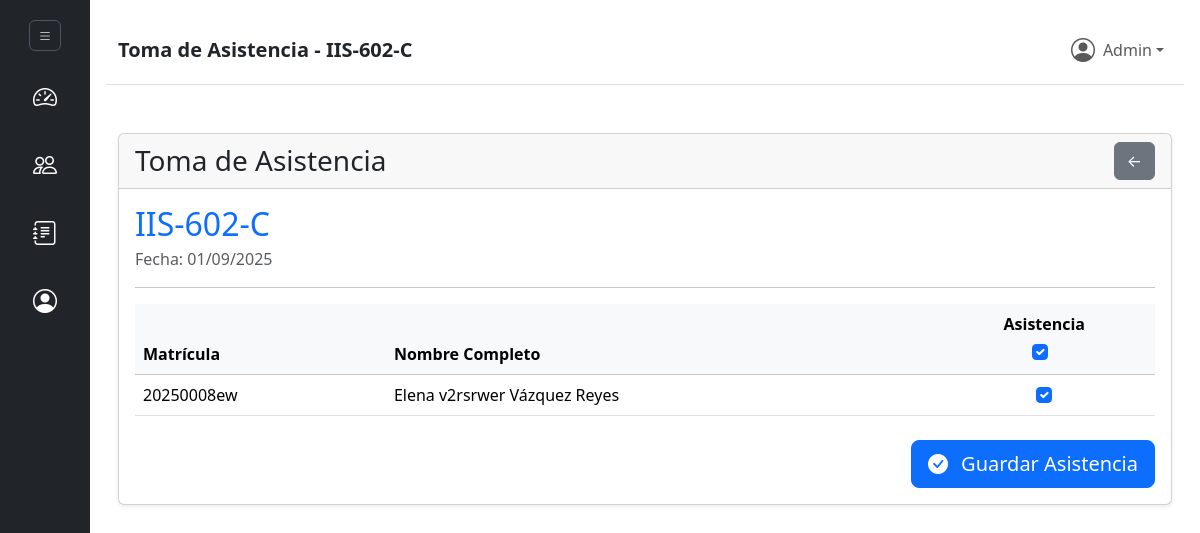
The page /views/asistencia.php?id_grupo=8 (signed in) on the database its author committed.
### tables this page shows
CREATE TABLE `grupos` (
  `id_grupo` int(10) UNSIGNED NOT NULL,
  `nombre` varchar(50) NOT NULL,
  `estatus` tinyint(4) NOT NULL DEFAULT 1 COMMENT '1=Activo, 0=Inactivo',
  `fecha_creacion` timestamp NOT NULL DEFAULT current_timestamp(),
  `fecha_movimiento` timestamp NOT NULL DEFAULT current_timestamp() ON UPDATE current_timestamp(),
  `usuarios_id_usuario_movimiento` int(10) UNSIGNED DEFAULT NULL,
  `usuarios_id_usuario_tutor` int(10) UNSIGNED DEFAULT NULL,
  `carreras_id_carrera` int(10) UNSIGNED NOT NULL,
  `modalidades_id_modalidad` int(10) UNSIGNED NOT NULL
);

CREATE TABLE `alumnos` (
  `id_alumno` int(10) UNSIGNED NOT NULL,
  `matricula` varchar(20) NOT NULL,
  `nombre` varchar(120) NOT NULL,
  `apellido_paterno` varchar(60) NOT NULL,
  `apellido_materno` varchar(60) DEFAULT NULL,
  `estatus` tinyint(4) NOT NULL DEFAULT 1 COMMENT '1=Activo, 0=Inactivo, 2=Egresado, 3=Baja',
  `fecha_creacion` timestamp NOT NULL DEFAULT current_timestamp(),
  `fecha_movimiento` timestamp NOT NULL DEFAULT current_timestamp() ON UPDATE current_timestamp(),
  `usuarios_id_usuario_movimiento` int(10) UNSIGNED DEFAULT NULL,
  `carreras_id_carrera` int(10) UNSIGNED NOT NULL,
  `grupos_id_grupo` int(10) UNSIGNED DEFAULT NULL
);

### controllers/alumnoController.php (called while the page is built, shortened)
<?php
require_once __DIR__ . "/../models/Alumno.php";
class AlumnoController {
    public $alumno;
    public function __construct($conn) {
        $this->alumno = new Alumno($conn);
    }
    ?>
        <?php
    public function getNombreGrupo($id_grupo)
    {
        $sql = "SELECT nombre FROM grupos WHERE id_grupo = :id_grupo";
        $stmt = $this->alumno->conn->prepare($sql);
        $stmt->bindParam(':id_grupo', $id_grupo, PDO::PARAM_INT);
        $stmt->execute();
        $result = $stmt->fetch(PDO::FETCH_ASSOC);
        return $result ? $result['nombre'] : null;
    }
    public function getAlumnosByGrupo($id_grupo)
{
    $query = "SELECT
                a.id_alumno,
                a.matricula,
                CONCAT(a.nombre, ' ', a.apellido_paterno, ' ', a.apellido_materno) as nombre_completo,
                g.nombre as nombre_grupo
              FROM alumnos a
              JOIN grupos g ON a.grupos_id_grupo = g.id_grupo
              WHERE a.grupos_id_grupo = :id_grupo
              ORDER BY a.apellido_paterno, a.apellido_materno, a.nombre";
     $stmt = $this->alumno->conn->prepare($query);
    $stmt->bindParam(":id_grupo", $id_grupo);
    $stmt->execute();
    return $stmt->fetchAll(PDO::FETCH_ASSOC);
}
}
?>

### models/Alumno.php (called while the page is built, shortened)
<?php
class Alumno {
    public function __construct($db = null) {
        $this->conn = $db;
    }
}
?>

### views/asistencia.php (the view, shortened to what this page needs)
<?php
require_once __DIR__ . "/../controllers/authController.php";
require_once __DIR__ . "/../controllers/alumnoController.php";
require_once __DIR__ . "/../controllers/asistenciaController.php";
$id_grupo = (int)$_GET['id_grupo'];
$fecha_consulta = $_GET['fecha'] ?? date('Y-m-d');
$alumnoController = new AlumnoController($conn);
$asistenciaController = new AsistenciaController($conn);
$alumnos_del_grupo = $alumnoController->getAlumnosByGrupo($id_grupo);
$nombre_grupo = $alumnoController->getNombreGrupo($id_grupo) ?? 'Grupo no encontrado';
$asistencias_guardadas = $asistenciaController->asistencia->getAsistenciaPorFechaYGrupo($fecha_consulta, $id_grupo);
$alumnos_presentes_ids = [];
foreach ($asistencias_guardadas as $id_alumno => $estatus) {
    if ($estatus === 1) {
        $alumnos_presentes_ids[] = $id_alumno;
    }
}
$page_title = "Toma de Asistencia - " . htmlspecialchars($nombre_grupo);
include 'objects/header.php';
include 'objects/navbar.php';
?>
<div class="container mt-5">
    <div class="card shadow-sm">
        <div class="card-header d-flex justify-content-between align-items-center">
            <h1 class="h3 mb-0">Toma de Asistencia</h1>
            <button class="btn btn-secondary" onclick="window.history.back();">
    ←
</button>
        </div>
        <div class="card-body">
            <h2 class="card-title text-primary"><?= htmlspecialchars($nombre_grupo) ?></h2>
            <p class="card-subtitle mb-2 text-muted">Fecha: <?= htmlspecialchars(date('d/m/Y', strtotime($fecha_consulta))) ?></p>
            <hr>
            <?php if (empty($alumnos_del_grupo)): ?>
                <div class="alert alert-warning">No se encontraron alumnos en este grupo.</div>
            <?php else: ?>
                <form id="asistenciaForm">
                    <table class="table table-hover">
                        <thead class="table-light">
                            <tr>
                                <th>Matrícula</th>
                                <th>Nombre Completo</th>
                               <th class="text-center">
                                    Asistencia
                                    <div class="d-flex justify-content-center mt-1">
                                        <div class="form-check">
                                            <input class="form-check-input" type="checkbox" id="toggleAllCheckbox">
                                        </div>
                                    </div>
                                </th>
                            </tr>
                        </thead>
                        <tbody>
                            <?php foreach ($alumnos_del_grupo as $alumno):
                                $asistio = in_array($alumno['id_alumno'], $alumnos_presentes_ids);
                            ?>
                                <tr>
                                    <td><?= htmlspecialchars($alumno['matricula']) ?></td>
                                    <td><?= htmlspecialchars($alumno['nombre_completo']) ?></td>
                                    <td class="text-center">
                                        <input class="form-check-input asistencia-checkbox" type="checkbox" name="asistencias[]" value="<?= htmlspecialchars($alumno['id_alumno']) ?>" <?= $asistio ? 'checked' : '' ?>>
                                    </td>
                                </tr>
                            <?php endforeach; ?>
                        </tbody>
                    </table>
                    <div class="text-end mt-4">
                        <button type="submit" class="btn btn-primary btn-lg">
                            <i class="bi bi-check-circle-fill me-2"></i>
                            Guardar Asistencia
                        </button>
                    </div>
                </form>
            <?php endif; ?>
        </div>
    </div>
</div>
<?php include 'objects/footer.php'; ?>

### views/objects/navbar.php (shortened to what this page needs)
<nav class="navbar navbar-expand-lg navbar-light bg-white border-bottom"> <div class="container-fluid">
        <a class="navbar-brand fw-bold text-dark" href="#"><?php echo htmlspecialchars($page_title ?? 'Dashboard'); ?></a>
        <div class="collapse navbar-collapse" id="navbarNav">
            <ul class="navbar-nav ms-auto">
                <li class="nav-item dropdown">
                    <a class="nav-link dropdown-toggle d-flex align-items-center" href="#" id="navbarUserDropdown" role="button" data-bs-toggle="dropdown" aria-expanded="false">
                        <i class="bi bi-person-circle fs-4 me-2"></i> <span><?php echo htmlspecialchars($_SESSION['usuario_nombre'] ?? 'Usuario'); ?></span>
                    </a>
                </li>
            </ul>
        </div>
    </div>
</nav>

### rows shown on the page
grupos: nombre "Toma de Asistencia - IIS-602-C", nombre "IIS-602-C"
alumnos: matricula "20250008ew", nombre_completo "Elena v2rsrwer Vázquez Reyes", id_alumno "☑"

### other values the page prints
$_SESSION['usuario_nombre'] "Admin"
